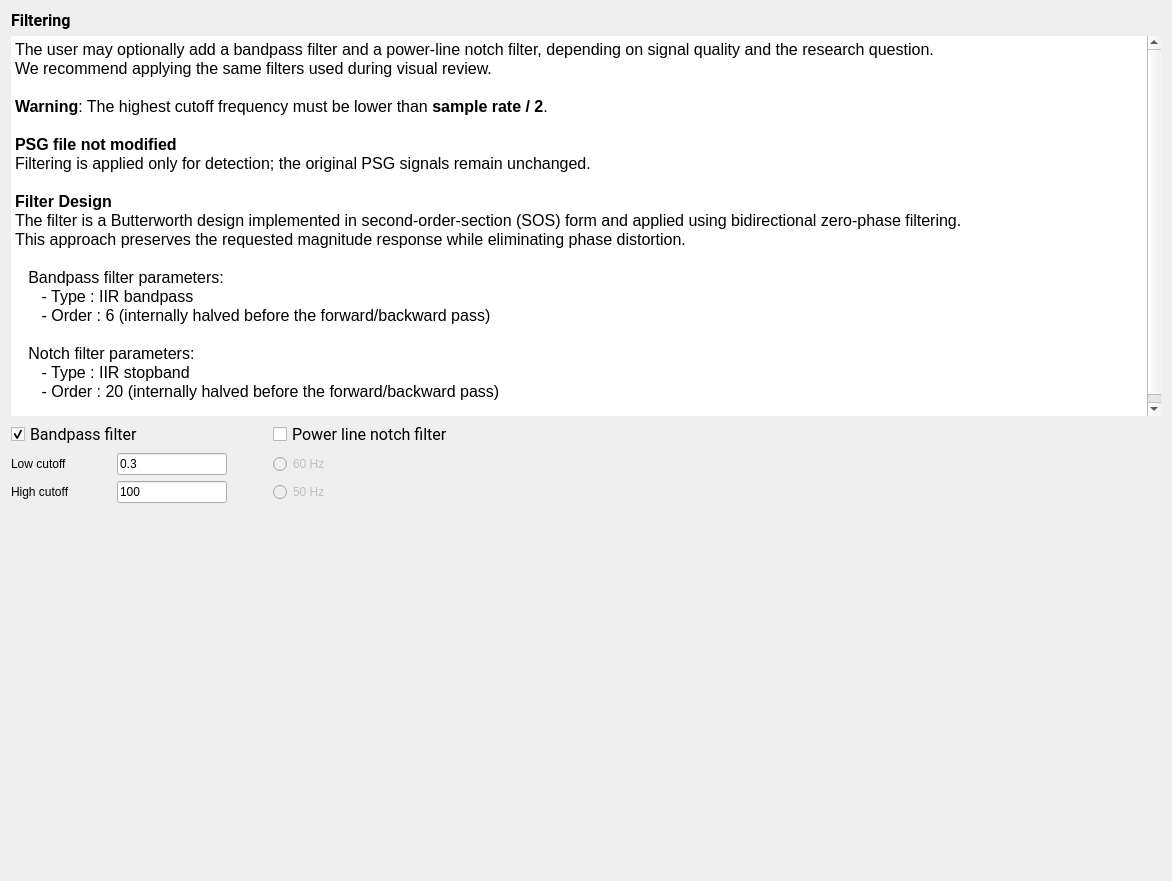
<?xml version="1.0" encoding="UTF-8"?>
<ui version="4.0">
 <class>FilterStep</class>
 <widget class="QWidget" name="FilterStep">
  <property name="geometry">
   <rect>
    <x>0</x>
    <y>0</y>
    <width>1172</width>
    <height>881</height>
   </rect>
  </property>
  <property name="windowTitle">
   <string/>
  </property>
  <property name="styleSheet">
   <string>font: 12pt &quot;Roboto&quot;;</string>
  </property>
  <layout class="QVBoxLayout" name="verticalLayout">
   <item>
    <widget class="QLabel" name="label_2">
     <property name="maximumSize">
      <size>
       <width>16777215</width>
       <height>22</height>
      </size>
     </property>
     <property name="font">
      <font>
       <family>Roboto</family>
       <pointsize>12</pointsize>
       <italic>false</italic>
       <bold>false</bold>
      </font>
     </property>
     <property name="text">
      <string>&lt;html&gt;&lt;head/&gt;&lt;body&gt;&lt;p&gt;&lt;span style=&quot; font-weight:600;&quot;&gt;Filtering&lt;/span&gt;&lt;/p&gt;&lt;/body&gt;&lt;/html&gt;</string>
     </property>
    </widget>
   </item>
   <item>
    <widget class="QTextEdit" name="textBrowser">
     <property name="minimumSize">
      <size>
       <width>0</width>
       <height>380</height>
      </size>
     </property>
     <property name="maximumSize">
      <size>
       <width>16777215</width>
       <height>500</height>
      </size>
     </property>
     <property name="frameShape">
      <enum>QFrame::Shape::NoFrame</enum>
     </property>
     <property name="frameShadow">
      <enum>QFrame::Shadow::Plain</enum>
     </property>
     <property name="lineWidth">
      <number>0</number>
     </property>
     <property name="html">
      <string>&lt;!DOCTYPE HTML PUBLIC &quot;-//W3C//DTD HTML 4.0//EN&quot; &quot;http://www.w3.org/TR/REC-html40/strict.dtd&quot;&gt;
&lt;html&gt;&lt;head&gt;&lt;meta name=&quot;qrichtext&quot; content=&quot;1&quot; /&gt;&lt;meta charset=&quot;utf-8&quot; /&gt;&lt;style type=&quot;text/css&quot;&gt;
p, li { white-space: pre-wrap; }
hr { height: 1px; border-width: 0; }
li.unchecked::marker { content: &quot;\2610&quot;; }
li.checked::marker { content: &quot;\2612&quot;; }
&lt;/style&gt;&lt;/head&gt;&lt;body style=&quot; font-family:'Roboto'; font-size:12pt; font-weight:400; font-style:normal;&quot;&gt;
&lt;p style=&quot; margin-top:0px; margin-bottom:0px; margin-left:0px; margin-right:0px; -qt-block-indent:0; text-indent:0px;&quot;&gt;The user may optionally add a bandpass filter and a power-line notch filter, depending on signal quality and the research question.&lt;/p&gt;
&lt;p style=&quot; margin-top:0px; margin-bottom:0px; margin-left:0px; margin-right:0px; -qt-block-indent:0; text-indent:0px;&quot;&gt;We recommend applying the same filters used during visual review.&lt;/p&gt;
&lt;p style=&quot;-qt-paragraph-type:empty; margin-top:0px; margin-bottom:0px; margin-left:0px; margin-right:0px; -qt-block-indent:0; text-indent:0px;&quot;&gt;&lt;br /&gt;&lt;/p&gt;
&lt;p style=&quot; margin-top:0px; margin-bottom:0px; margin-left:0px; margin-right:0px; -qt-block-indent:0; text-indent:0px;&quot;&gt;&lt;span style=&quot; font-weight:700;&quot;&gt;Warning&lt;/span&gt;: The highest cutoff frequency must be lower than &lt;span style=&quot; font-weight:700;&quot;&gt;sample rate / 2&lt;/span&gt;.&lt;/p&gt;
&lt;p style=&quot;-qt-paragraph-type:empty; margin-top:0px; margin-bottom:0px; margin-left:0px; margin-right:0px; -qt-block-indent:0; text-indent:0px;&quot;&gt;&lt;br /&gt;&lt;/p&gt;
&lt;p style=&quot; margin-top:0px; margin-bottom:0px; margin-left:0px; margin-right:0px; -qt-block-indent:0; text-indent:0px;&quot;&gt;&lt;span style=&quot; font-weight:700;&quot;&gt;PSG file not modified&lt;/span&gt;&lt;/p&gt;
&lt;p style=&quot; margin-top:0px; margin-bottom:0px; margin-left:0px; margin-right:0px; -qt-block-indent:0; text-indent:0px;&quot;&gt;Filtering is applied only for detection; the original PSG signals remain unchanged.&lt;/p&gt;
&lt;p style=&quot;-qt-paragraph-type:empty; margin-top:0px; margin-bottom:0px; margin-left:0px; margin-right:0px; -qt-block-indent:0; text-indent:0px;&quot;&gt;&lt;br /&gt;&lt;/p&gt;
&lt;p style=&quot; margin-top:0px; margin-bottom:0px; margin-left:0px; margin-right:0px; -qt-block-indent:0; text-indent:0px;&quot;&gt;&lt;span style=&quot; font-weight:700;&quot;&gt;Filter Design&lt;/span&gt;&lt;/p&gt;
&lt;p style=&quot; margin-top:0px; margin-bottom:0px; margin-left:0px; margin-right:0px; -qt-block-indent:0; text-indent:0px;&quot;&gt;The filter is a Butterworth design implemented in second-order-section (SOS) form and applied using bidirectional zero-phase filtering. &lt;/p&gt;
&lt;p style=&quot; margin-top:0px; margin-bottom:0px; margin-left:0px; margin-right:0px; -qt-block-indent:0; text-indent:0px;&quot;&gt;This approach preserves the requested magnitude response while eliminating phase distortion.&lt;/p&gt;
&lt;p style=&quot;-qt-paragraph-type:empty; margin-top:0px; margin-bottom:0px; margin-left:0px; margin-right:0px; -qt-block-indent:0; text-indent:0px;&quot;&gt;&lt;br /&gt;&lt;/p&gt;
&lt;p style=&quot; margin-top:0px; margin-bottom:0px; margin-left:0px; margin-right:0px; -qt-block-indent:0; text-indent:0px;&quot;&gt;   Bandpass filter parameters:&lt;/p&gt;
&lt;p style=&quot; margin-top:0px; margin-bottom:0px; margin-left:0px; margin-right:0px; -qt-block-indent:0; text-indent:0px;&quot;&gt;      - Type : IIR bandpass&lt;/p&gt;
&lt;p style=&quot; margin-top:0px; margin-bottom:0px; margin-left:0px; margin-right:0px; -qt-block-indent:0; text-indent:0px;&quot;&gt;      - Order : 6 (internally halved before the forward/backward pass)&lt;/p&gt;
&lt;p style=&quot;-qt-paragraph-type:empty; margin-top:0px; margin-bottom:0px; margin-left:0px; margin-right:0px; -qt-block-indent:0; text-indent:0px;&quot;&gt;&lt;br /&gt;&lt;/p&gt;
&lt;p style=&quot; margin-top:0px; margin-bottom:0px; margin-left:0px; margin-right:0px; -qt-block-indent:0; text-indent:0px;&quot;&gt;   Notch filter parameters:&lt;/p&gt;
&lt;p style=&quot; margin-top:0px; margin-bottom:0px; margin-left:0px; margin-right:0px; -qt-block-indent:0; text-indent:0px;&quot;&gt;      - Type : IIR stopband&lt;/p&gt;
&lt;p style=&quot; margin-top:0px; margin-bottom:0px; margin-left:0px; margin-right:0px; -qt-block-indent:0; text-indent:0px;&quot;&gt;      - Order : 20 (internally halved before the forward/backward pass)&lt;/p&gt;
&lt;p style=&quot;-qt-paragraph-type:empty; margin-top:0px; margin-bottom:0px; margin-left:0px; margin-right:0px; -qt-block-indent:0; text-indent:0px;&quot;&gt;&lt;br /&gt;&lt;/p&gt;&lt;/body&gt;&lt;/html&gt;</string>
     </property>
    </widget>
   </item>
   <item>
    <layout class="QGridLayout" name="gridLayout">
     <item row="0" column="0" colspan="2">
      <widget class="QCheckBox" name="bp_checkBox">
       <property name="font">
        <font>
         <family>Roboto</family>
         <pointsize>12</pointsize>
         <italic>false</italic>
         <bold>false</bold>
        </font>
       </property>
       <property name="text">
        <string>Bandpass filter</string>
       </property>
       <property name="checked">
        <bool>true</bool>
       </property>
      </widget>
     </item>
     <item row="0" column="3">
      <widget class="QCheckBox" name="notch_checkBox">
       <property name="font">
        <font>
         <family>Roboto</family>
         <pointsize>12</pointsize>
         <italic>false</italic>
         <bold>false</bold>
        </font>
       </property>
       <property name="text">
        <string>Power line notch filter</string>
       </property>
      </widget>
     </item>
     <item row="1" column="0">
      <widget class="QLabel" name="label">
       <property name="minimumSize">
        <size>
         <width>80</width>
         <height>0</height>
        </size>
       </property>
       <property name="maximumSize">
        <size>
         <width>100</width>
         <height>16777215</height>
        </size>
       </property>
       <property name="text">
        <string>Low cutoff</string>
       </property>
      </widget>
     </item>
     <item row="1" column="1">
      <widget class="QLineEdit" name="low_cutoff_lineEdit">
       <property name="maximumSize">
        <size>
         <width>110</width>
         <height>16777215</height>
        </size>
       </property>
       <property name="toolTip">
        <string>Edit the low cutoff frequency in Hz (i.e. 0.3).</string>
       </property>
       <property name="text">
        <string>0.3</string>
       </property>
      </widget>
     </item>
     <item row="1" column="3">
      <widget class="QRadioButton" name="radioButton_60Hz">
       <property name="enabled">
        <bool>false</bool>
       </property>
       <property name="text">
        <string>60 Hz</string>
       </property>
      </widget>
     </item>
     <item row="2" column="0">
      <widget class="QLabel" name="label_6">
       <property name="minimumSize">
        <size>
         <width>80</width>
         <height>0</height>
        </size>
       </property>
       <property name="maximumSize">
        <size>
         <width>100</width>
         <height>16777215</height>
        </size>
       </property>
       <property name="text">
        <string>High cutoff</string>
       </property>
      </widget>
     </item>
     <item row="2" column="1">
      <widget class="QLineEdit" name="high_cutoff_lineEdit">
       <property name="maximumSize">
        <size>
         <width>110</width>
         <height>16777215</height>
        </size>
       </property>
       <property name="toolTip">
        <string>Edit the high cutoff frequency in Hz (i.e. 100).</string>
       </property>
       <property name="text">
        <string>100</string>
       </property>
      </widget>
     </item>
     <item row="2" column="2">
      <spacer name="horizontalSpacer_2">
       <property name="orientation">
        <enum>Qt::Orientation::Horizontal</enum>
       </property>
       <property name="sizeType">
        <enum>QSizePolicy::Policy::Fixed</enum>
       </property>
       <property name="sizeHint" stdset="0">
        <size>
         <width>40</width>
         <height>20</height>
        </size>
       </property>
      </spacer>
     </item>
     <item row="2" column="3">
      <widget class="QRadioButton" name="radioButton_50Hz">
       <property name="enabled">
        <bool>false</bool>
       </property>
       <property name="text">
        <string>50 Hz</string>
       </property>
      </widget>
     </item>
    </layout>
   </item>
   <item>
    <spacer name="verticalSpacer">
     <property name="orientation">
      <enum>Qt::Orientation::Vertical</enum>
     </property>
     <property name="sizeType">
      <enum>QSizePolicy::Policy::Expanding</enum>
     </property>
     <property name="sizeHint" stdset="0">
      <size>
       <width>20</width>
       <height>10</height>
      </size>
     </property>
    </spacer>
   </item>
  </layout>
 </widget>
 <resources>
  <include location="../../../../../snooz-toolbox/src/main/python/ui/themes/themes.qrc"/>
 </resources>
 <connections>
  <connection>
   <sender>bp_checkBox</sender>
   <signal>clicked()</signal>
   <receiver>FilterStep</receiver>
   <slot>update_filter_settings_slot()</slot>
   <hints>
    <hint type="sourcelabel">
     <x>117</x>
     <y>124</y>
    </hint>
    <hint type="destinationlabel">
     <x>348</x>
     <y>111</y>
    </hint>
   </hints>
  </connection>
  <connection>
   <sender>notch_checkBox</sender>
   <signal>clicked()</signal>
   <receiver>FilterStep</receiver>
   <slot>update_filter_settings_slot()</slot>
   <hints>
    <hint type="sourcelabel">
     <x>482</x>
     <y>124</y>
    </hint>
    <hint type="destinationlabel">
     <x>348</x>
     <y>111</y>
    </hint>
   </hints>
  </connection>
  <connection>
   <sender>radioButton_50Hz</sender>
   <signal>clicked()</signal>
   <receiver>FilterStep</receiver>
   <slot>update_filter_settings_slot()</slot>
   <hints>
    <hint type="sourcelabel">
     <x>482</x>
     <y>175</y>
    </hint>
    <hint type="destinationlabel">
     <x>348</x>
     <y>111</y>
    </hint>
   </hints>
  </connection>
  <connection>
   <sender>radioButton_60Hz</sender>
   <signal>clicked()</signal>
   <receiver>FilterStep</receiver>
   <slot>update_filter_settings_slot()</slot>
   <hints>
    <hint type="sourcelabel">
     <x>482</x>
     <y>149</y>
    </hint>
    <hint type="destinationlabel">
     <x>348</x>
     <y>111</y>
    </hint>
   </hints>
  </connection>
 </connections>
 <slots>
  <slot>update_filter_settings_slot()</slot>
 </slots>
</ui>
